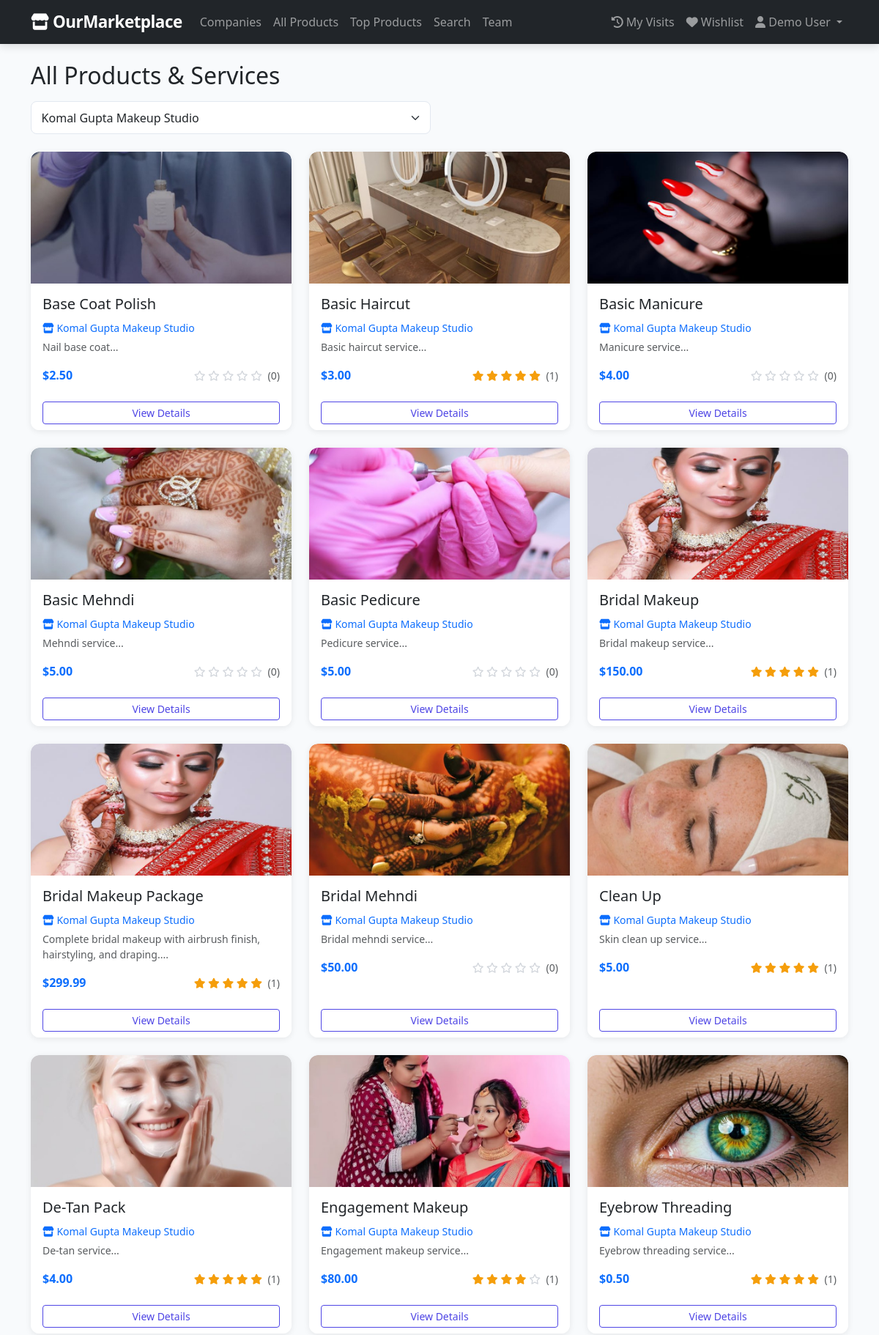
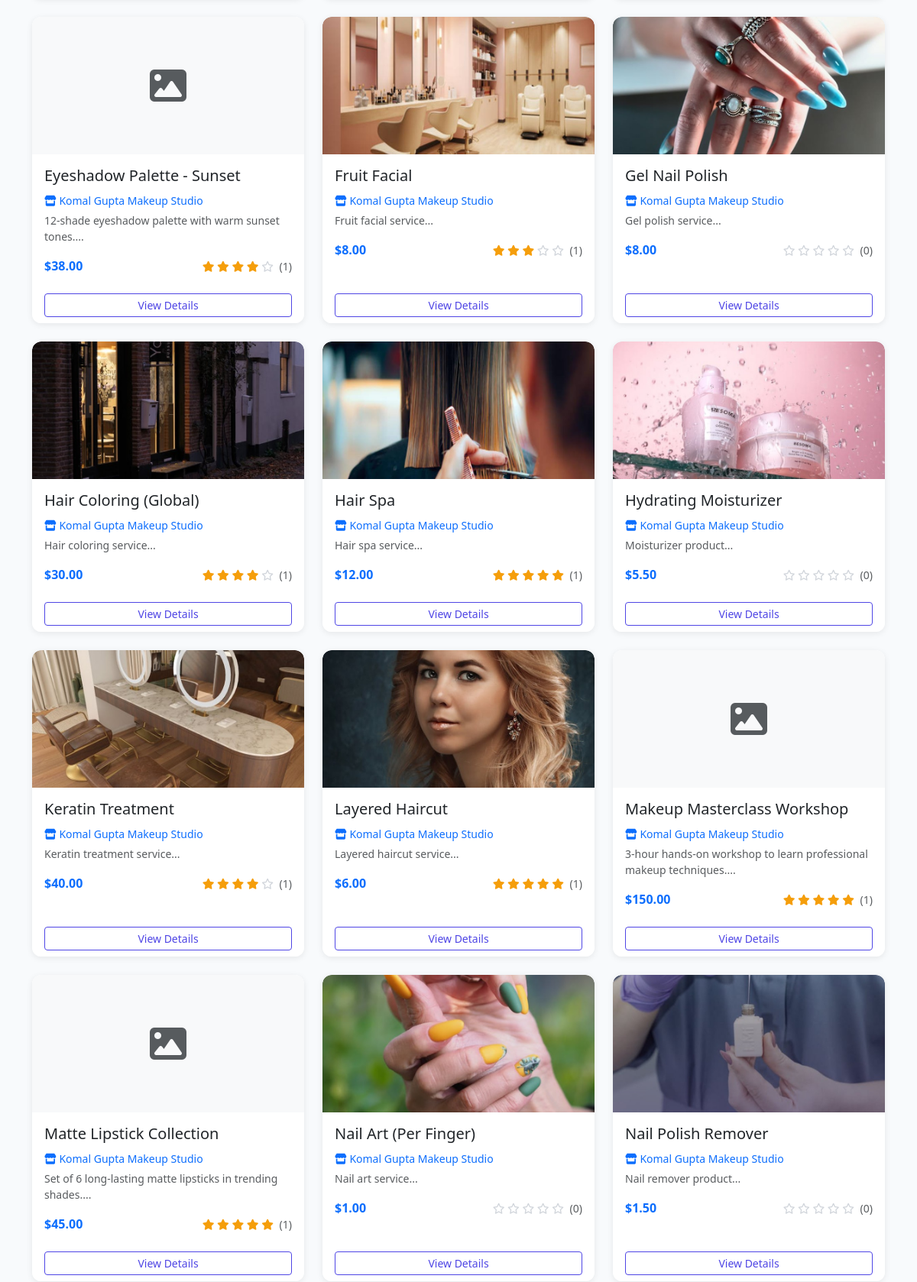
/products/index.php?company=1 (signed in, upper part), run on the app's committed database (2 pictures, top to bottom).
### tables this page shows
CREATE TABLE products (
    id INT AUTO_INCREMENT PRIMARY KEY,
    company_id INT NOT NULL,
    name VARCHAR(150) NOT NULL,
    description TEXT,
    price DECIMAL(10,2),
    image_url VARCHAR(255),
    category VARCHAR(50),
    created_at TIMESTAMP DEFAULT CURRENT_TIMESTAMP,
    FOREIGN KEY (company_id) REFERENCES companies(id) ON DELETE CASCADE
);

CREATE TABLE companies (
    id INT AUTO_INCREMENT PRIMARY KEY,
    name VARCHAR(100) NOT NULL,
    slug VARCHAR(50) UNIQUE NOT NULL,
    description TEXT,
    owner_name VARCHAR(100),
    website_url VARCHAR(255),
    logo_url VARCHAR(255),
    category VARCHAR(50),
    created_at TIMESTAMP DEFAULT CURRENT_TIMESTAMP
);

### includes/product_image.php (called while the page is built, shortened)
<?php
function productImageForDisplay(?string $imageUrl): array
{
    $imageUrl = trim((string) $imageUrl);
    $localPath = __DIR__ . '/../' . ltrim($imageUrl, '/');
    if (is_file($localPath)) {
        return [true, baseUrl('/' . ltrim($imageUrl, '/'))];
    }
    return [false, ''];
}

### config/database.php (called while the page is built, shortened)
<?php
function baseUrl($path = '') {
    return BASE_URL . $path;
}

### products/index.php (the view, shortened to what this page needs)
<?php
require_once __DIR__ . '/../includes/header.php';
$conn = getDBConnection();
$filter_company = intval($_GET['company'] ?? 0);
$sql = "
    SELECT p.*, c.name AS company_name, c.slug AS company_slug,
           COALESCE(AVG(r.rating), 0) AS avg_rating,
           COUNT(r.id) AS review_count
    FROM products p
    JOIN companies c ON c.id = p.company_id
    LEFT JOIN reviews r ON r.product_id = p.id
";
if ($filter_company > 0) {
    $sql .= " WHERE p.company_id = " . $filter_company;
}
$sql .= " GROUP BY p.id ORDER BY p.name";
$products = $conn->query($sql);
$companies = $conn->query("SELECT id, name FROM companies ORDER BY name");
?>
<h2 class="mb-3">All Products & Services</h2>
<div class="row mb-4">
    <div class="col-md-6">
        <form method="GET" class="d-flex gap-2">
            <select name="company" class="form-select" onchange="this.form.submit()">
                <?php while ($c = $companies->fetch_assoc()): ?>
                    <option value="<?php echo $c['id']; ?>" <?php echo ($filter_company == $c['id']) ? 'selected' : ''; ?>>
                        <?php echo htmlspecialchars($c['name']); ?>
                    </option>
                <?php endwhile; ?>
            </select>
        </form>
    </div>
</div>
<div class="row g-4">
    <?php if ($products && $products->num_rows > 0): ?>
        <?php while ($product = $products->fetch_assoc()): ?>
        <div class="col-md-6 col-lg-4">
            <div class="card h-100">
                <?php
                [$showProductImg, $productImgSrc] = productImageForDisplay($product['image_url'] ?? '');
                ?>
                <?php if ($showProductImg): ?>
                    <img src="<?php echo htmlspecialchars($productImgSrc); ?>" class="card-img-top" alt="<?php echo htmlspecialchars($product['name']); ?>" style="height:180px;object-fit:cover;">
                <?php else: ?>
                    <div class="card-img-top d-flex align-items-center justify-content-center bg-light" style="height:180px;">
                        <i class="fas fa-image fa-3x text-muted"></i>
                    </div>
                <?php endif; ?>
                <div class="card-body">
                    <h5 class="card-title"><?php echo htmlspecialchars($product['name']); ?></h5>
                    <p class="mb-1">
                        <a href="<?php echo baseUrl('/companies/view.php?id=' . $product['company_id']); ?>" class="text-decoration-none small">
                            <i class="fas fa-store"></i> <?php echo htmlspecialchars($product['company_name']); ?>
                        </a>
                    </p>
                    <p class="card-text text-muted small">
                        <?php echo htmlspecialchars(substr($product['description'], 0, 80)); ?>...
                    </p>
                    <div class="d-flex justify-content-between align-items-center">
                        <span class="fw-bold text-primary">$<?php echo number_format($product['price'], 2); ?></span>
                        <div class="stars small">
                            <?php
                            $avg = round($product['avg_rating'], 1);
                            for ($i = 1; $i <= 5; $i++):
                                if ($i <= $avg):
                            ?>
                                <i class="fas fa-star"></i>
                            <?php elseif ($i - 0.5 <= $avg): ?>
                                <i class="fas fa-star-half-alt"></i>
                            <?php else: ?>
                                <i class="far fa-star empty"></i>
                            <?php endif; endfor; ?>
                            <span class="text-muted ms-1">(<?php echo $product['review_count']; ?>)</span>
                        </div>
                    </div>
                </div>
                <div class="card-footer bg-white border-0">
                    <a href="<?php echo baseUrl('/products/view.php?id=' . $product['id']); ?>" class="btn btn-outline-primary btn-sm w-100">
                        View Details
                    </a>
                </div>
            </div>
        </div>
        <?php endwhile; ?>
    <?php else: ?>
        <div class="col-12">
            <div class="alert alert-info">No products found.</div>
        </div>
    <?php endif; ?>
</div>
<?php
require_once __DIR__ . '/../includes/footer.php';
?>

### assets/css/style.css (style rules this page uses)
:root { --primary: #4f46e5; --primary-light: #6366f1; --primary-dark: #3730a3; --secondary: #f59e0b; --dark: #1e293b; --light-bg: #f8fafc; --card-shadow: 0 2px 8px rgba(0,0,0,0.08); --card-hover-shadow: 0 8px 24px rgba(0,0,0,0.12); }
body { font-family: 'Segoe UI', Tahoma, Geneva, Verdana, sans-serif; background-color: var(--light-bg); min-height: 100vh; display: flex; flex-direction: column; }
.card { border: none; box-shadow: var(--card-shadow); transition: transform 0.2s ease, box-shadow 0.2s ease; border-radius: 0.75rem; overflow: hidden; }
.card-img-top { border-radius: 0.75rem 0.75rem 0 0; height: 200px; object-fit: cover; background-color: #e2e8f0; }
.card-footer { border-top: 1px solid #f1f5f9; }
.stars { color: var(--secondary); }
.stars .empty { color: #d1d5db; }
.btn-outline-primary { color: var(--primary); border-color: var(--primary); }
.form-control, .form-select { border-radius: 0.5rem; border-color: #e2e8f0; padding: 0.6rem 0.85rem; }

### data on the page
products: name "Base Coat Polish", company.name "Komal Gupta Makeup Studio", description "Nail base coat", price "2.50", review_count "0"
products: name "Basic Haircut", company.name "Komal Gupta Makeup Studio", description "Basic haircut service", price "3.00", review_count "1"
products: shows a picture, name "Basic Manicure", company.name "Komal Gupta Makeup Studio", description "Manicure service", price "4.00", review_count "0"
products: shows a picture, name "Basic Mehndi", company.name "Komal Gupta Makeup Studio", description "Mehndi service", price "5.00", review_count "0"
products: shows a picture, name "Basic Pedicure", company.name "Komal Gupta Makeup Studio", description "Pedicure service", price "5.00", review_count "0"
products: name "Bridal Makeup", company.name "Komal Gupta Makeup Studio", description "Bridal makeup service", price "150.00", review_count "1"
products: name "Bridal Makeup Package", company.name "Komal Gupta Makeup Studio", description "Complete bridal makeup with airbrush finish, hairstyling, and draping.", price "299.99", review_count "1"
products: shows a picture, name "Bridal Mehndi", company.name "Komal Gupta Makeup Studio", description "Bridal mehndi service", price "50.00", review_count "0"
products: shows a picture, name "Clean Up", company.name "Komal Gupta Makeup Studio", description "Skin clean up service", price "5.00", review_count "1"
products: shows a picture, name "De-Tan Pack", company.name "Komal Gupta Makeup Studio", description "De-tan service", price "4.00", review_count "1"
products: shows a picture, name "Engagement Makeup", company.name "Komal Gupta Makeup Studio", description "Engagement makeup service", price "80.00", review_count "1"
products: shows a picture, name "Eyebrow Threading", company.name "Komal Gupta Makeup Studio", description "Eyebrow threading service", price "0.50", review_count "1"
products: name "Eyeshadow Palette - Sunset", company.name "Komal Gupta Makeup Studio", description "12-shade eyeshadow palette with warm sunset tones.", price "38.00", review_count "1"
products: shows a picture, name "Fruit Facial", company.name "Komal Gupta Makeup Studio", description "Fruit facial service", price "8.00", review_count "1"
products: shows a picture, name "Gel Nail Polish", company.name "Komal Gupta Makeup Studio", description "Gel polish service", price "8.00", review_count "0"
products: shows a picture, name "Hair Coloring (Global)", company.name "Komal Gupta Makeup Studio", description "Hair coloring service", price "30.00", review_count "1"
products: shows a picture, name "Hair Spa", company.name "Komal Gupta Makeup Studio", description "Hair spa service", price "12.00", review_count "1"
products: shows a picture, name "Hydrating Moisturizer", company.name "Komal Gupta Makeup Studio", description "Moisturizer product", price "5.50", review_count "0"
products: name "Keratin Treatment", company.name "Komal Gupta Makeup Studio", description "Keratin treatment service", price "40.00", review_count "1"
products: shows a picture, name "Layered Haircut", company.name "Komal Gupta Makeup Studio", description "Layered haircut service", price "6.00", review_count "1"
products: name "Makeup Masterclass Workshop", company.name "Komal Gupta Makeup Studio", description "3-hour hands-on workshop to learn professional makeup techniques.", price "150.00", review_count "1"
products: name "Matte Lipstick Collection", company.name "Komal Gupta Makeup Studio", description "Set of 6 long-lasting matte lipsticks in trending shades.", price "45.00", review_count "1"
products: shows a picture, name "Nail Art (Per Finger)", company.name "Komal Gupta Makeup Studio", description "Nail art service", price "1.00", review_count "0"
products: name "Nail Polish Remover", company.name "Komal Gupta Makeup Studio", description "Nail remover product", price "1.50", review_count "0"

### other printed values
getCurrentFullName() "Demo User"
form field company "Komal Gupta Makeup Studio"
